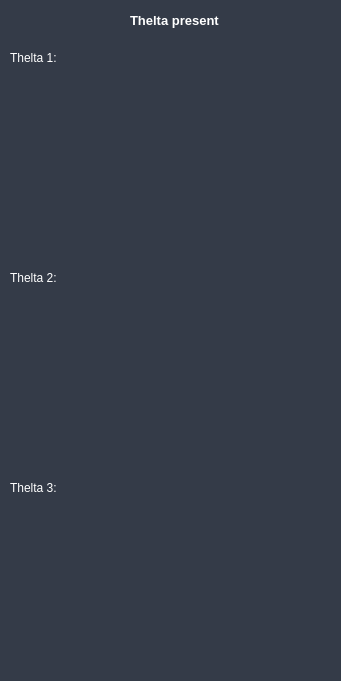
   <widget class="QWidget" name="widget" native="true">
    <property name="geometry">
     <rect>
      <x>1289</x>
      <y>10</y>
      <width>341</width>
      <height>681</height>
     </rect>
    </property>
    <property name="styleSheet">
     <string notr="true">border-color: rgb(0, 0, 0) ;
color:;
background-color:#343b48;
border-radius: 5px;</string>
    </property>
    <widget class="QWidget" name="formLayoutWidget_2">
     <property name="geometry">
      <rect>
       <x>10</x>
       <y>80</y>
       <width>321</width>
       <height>171</height>
      </rect>
     </property>
     <layout class="QFormLayout" name="screen_thelta1"/>
    </widget>
    <widget class="QWidget" name="formLayoutWidget_3">
     <property name="geometry">
      <rect>
       <x>10</x>
       <y>290</y>
       <width>321</width>
       <height>171</height>
      </rect>
     </property>
     <layout class="QFormLayout" name="screen_thelta2"/>
    </widget>
    <widget class="QWidget" name="formLayoutWidget_4">
     <property name="geometry">
      <rect>
       <x>10</x>
       <y>500</y>
       <width>321</width>
       <height>171</height>
      </rect>
     </property>
     <layout class="QFormLayout" name="screen_thelta3"/>
    </widget>
    <widget class="QLabel" name="label_3">
     <property name="geometry">
      <rect>
       <x>130</x>
       <y>10</y>
       <width>131</width>
       <height>21</height>
      </rect>
     </property>
     <property name="font">
      <font>
       <pointsize>10</pointsize>
       <weight>75</weight>
       <bold>true</bold>
      </font>
     </property>
     <property name="styleSheet">
      <string notr="true">color: rgb(255, 255, 255);</string>
     </property>
     <property name="text">
      <string>Thelta present</string>
     </property>
    </widget>
    <widget class="QLabel" name="label_4">
     <property name="geometry">
      <rect>
       <x>10</x>
       <y>50</y>
       <width>55</width>
       <height>16</height>
      </rect>
     </property>
     <property name="styleSheet">
      <string notr="true">color: rgb(255, 255, 255);</string>
     </property>
     <property name="text">
      <string>Thelta 1:</string>
     </property>
    </widget>
    <widget class="QLabel" name="label_5">
     <property name="geometry">
      <rect>
       <x>10</x>
       <y>270</y>
       <width>55</width>
       <height>16</height>
      </rect>
     </property>
     <property name="styleSheet">
      <string notr="true">color: rgb(255, 255, 255);</string>
     </property>
     <property name="text">
      <string>Thelta 2:</string>
     </property>
    </widget>
    <widget class="QLabel" name="label_7">
     <property name="geometry">
      <rect>
       <x>10</x>
       <y>480</y>
       <width>55</width>
       <height>16</height>
      </rect>
     </property>
     <property name="styleSheet">
      <string notr="true">color: rgb(255, 255, 255);</string>
     </property>
     <property name="text">
      <string>Thelta 3:</string>
     </property>
    </widget>
   </widget>
